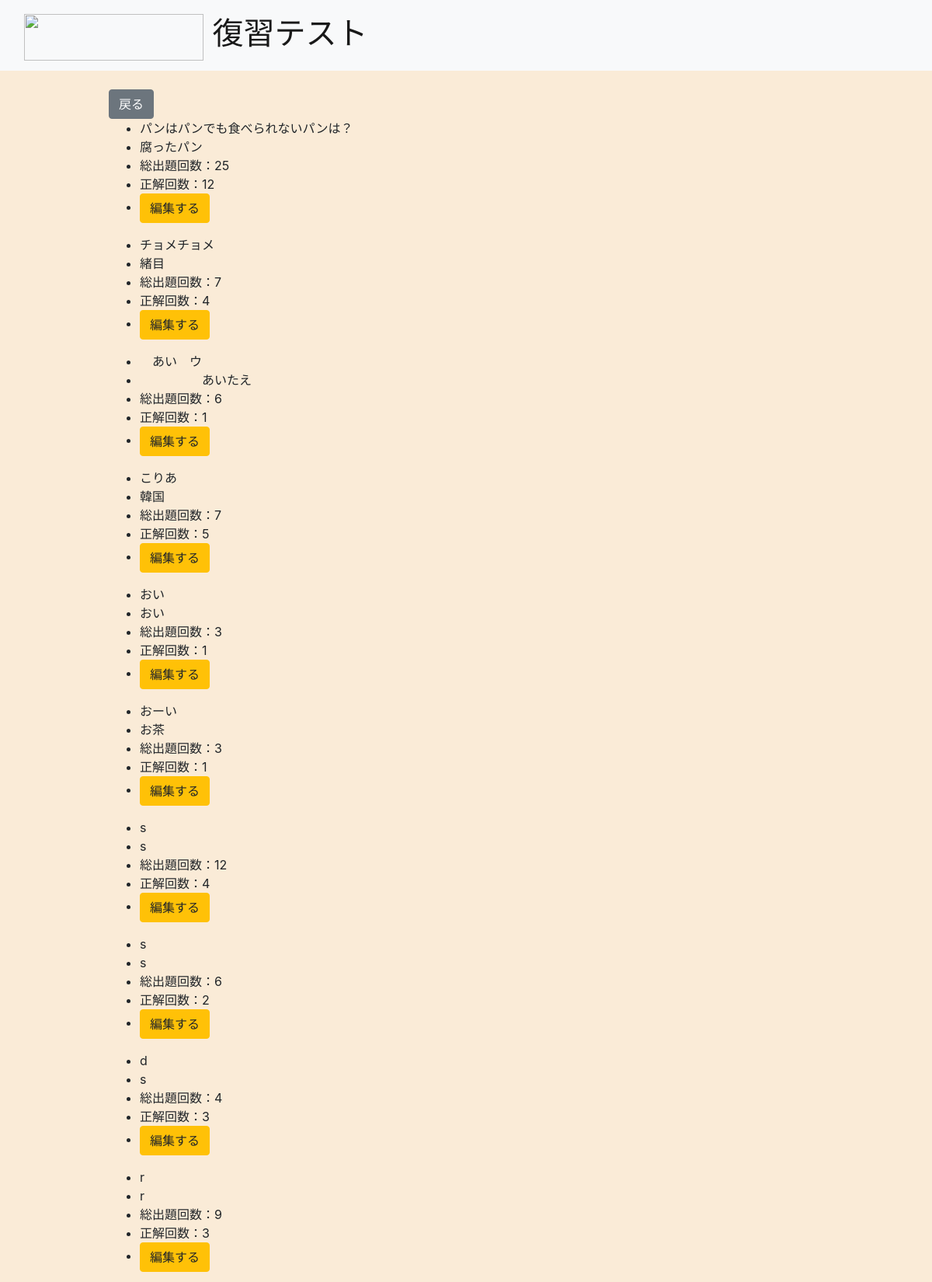
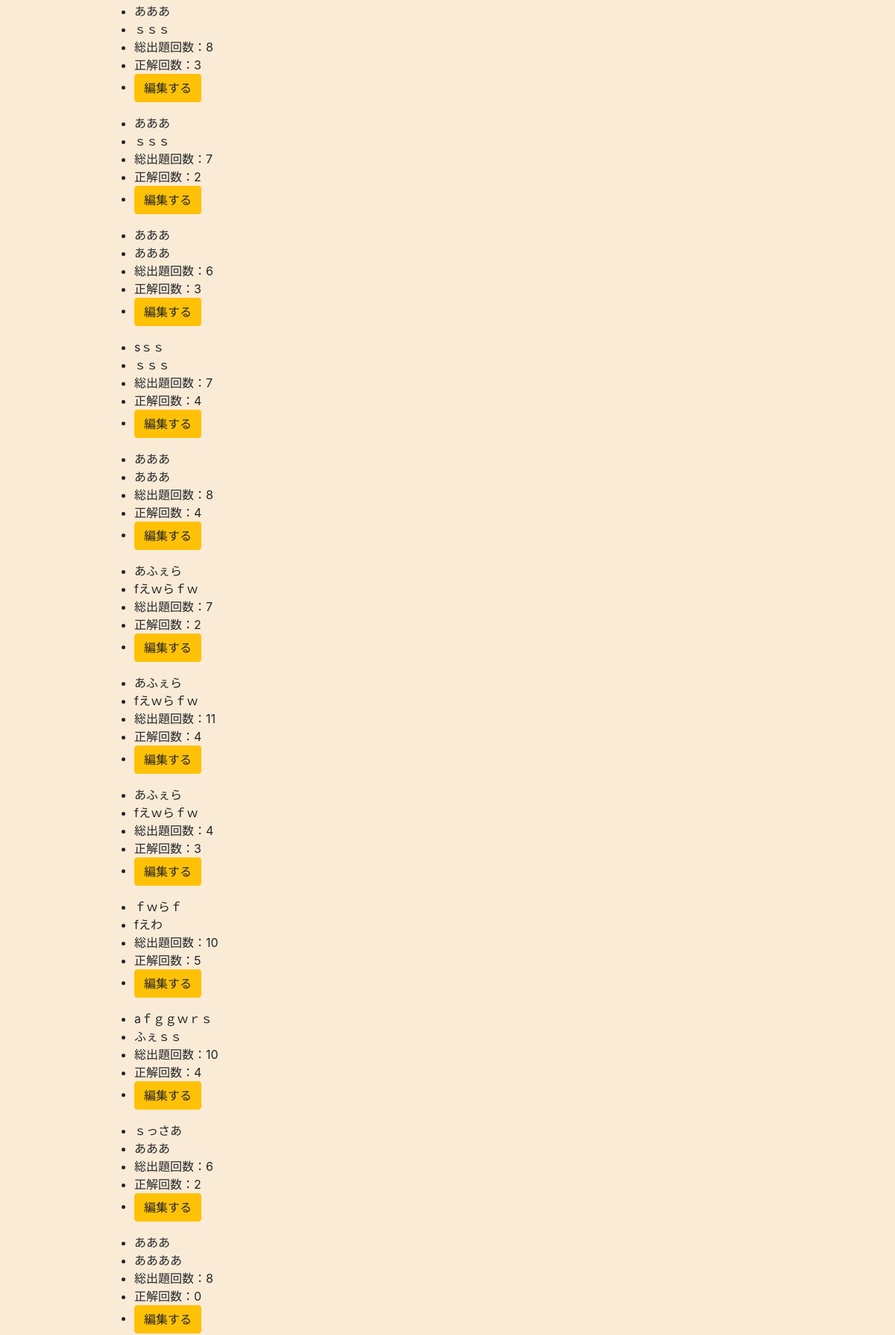
The page /history/ (upper part) on the database its author committed (2 pictures, top to bottom).
### test/models.py (models this page shows)
class Test(models.Model):
  que = models.CharField(max_length=255)
  ans = models.CharField(max_length=255)
  total = models.IntegerField(default=0)
  correct = models.IntegerField(default=0)

### test/views.py (the view, shortened to what this page needs)
# urls.py: path("history/", views.history, name="history"),
def history(request):
  if request.method == 'GET':
    tests_list = {}
    tests = Test.objects.all()
    tests_list["tests_list"] = tests
    return render(request, 'history.html', tests_list)

### test/templates/history.html (shortened to what this page needs)
{% extends 'base.html' %}
{% block content %}
<form method="get" action="{% url 'test:index' %}">
  <button type="submit" class="btn btn-secondary">戻る</button>
</form>
<div>
  {% for test in tests_list %}
  <ul>
      <li>{{ test.que }}</li>
      <li>{{ test.ans }}</li>
      <li>総出題回数：{{ test.total }}</li>
      <li>正解回数：{{ test.correct }}</li>
      <li>
        <form method="post", action="{% url 'test:history' %}">
          <button type="submit" class="btn btn-warning">編集する</button>
        </form>
      </li>
  </ul>
  {% endfor %}
</div>
{% endblock %}

### rows shown on the page
Test: que "パンはパンでも食べられないパンは？", ans "腐ったパン", total "25", correct "12"
Test: que "チョメチョメ", ans "緒目", total "7", correct "4"
Test: que "あい ウ", ans "あいたえ", total "6", correct "1"
Test: que "こりあ", ans "韓国", total "7", correct "5"
Test: que "おい", ans "おい", total "3", correct "1"
Test: que "おーい", ans "お茶", total "3", correct "1"
Test: que "s", ans "s", total "12", correct "4"
Test: que "s", ans "s", total "6", correct "2"
Test: que "d", ans "s", total "4", correct "3"
Test: que "r", ans "r", total "9", correct "3"
Test: que "あああ", ans "ｓｓｓ", total "8", correct "3"
Test: que "あああ", ans "ｓｓｓ", total "7", correct "2"
Test: que "あああ", ans "あああ", total "6", correct "3"
Test: que "sｓｓ", ans "ｓｓｓ", total "7", correct "4"
Test: que "あああ", ans "あああ", total "8", correct "4"
Test: que "あふぇら", ans "fえｗらｆｗ", total "7", correct "2"
Test: que "あふぇら", ans "fえｗらｆｗ", total "11", correct "4"
Test: que "あふぇら", ans "fえｗらｆｗ", total "4", correct "3"
Test: que "ｆｗらｆ", ans "fえわ", total "10", correct "5"
Test: que "aｆｇｇｗｒｓ", ans "ふぇｓｓ", total "10", correct "4"
Test: que "ｓっさあ", ans "あああ", total "6", correct "2"
Test: que "あああ", ans "ああああ", total "8", correct "0"
